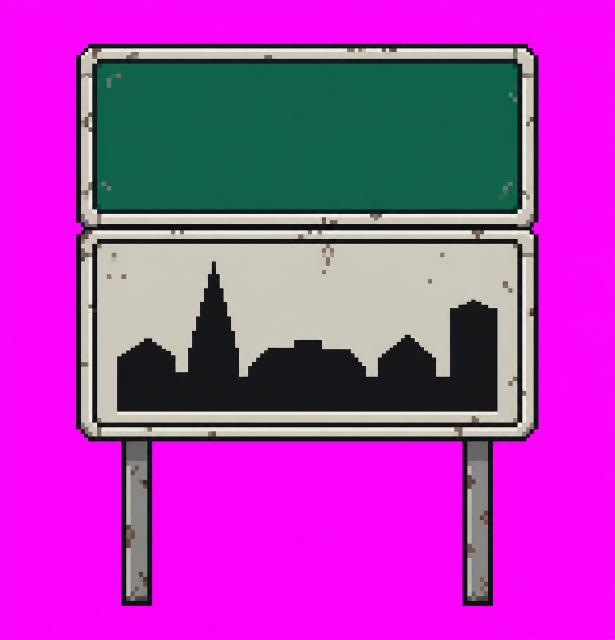
#> input picture gen/lm_village_sign_raw.png, 1229 x 1280 px, found by its file name (shown at 1/2 size)
$ python build_village_sign.py
#> lines starting #> are read from the running program, lines starting #| are printed output that depends on the picture; after the words box and inside, x2 and y2 are one past the last pixel; in counts of white or black regions, pixels touching at a corner belong together
"""Prepare the reference-generated, two-panel Chłopków entrance sign."""
from pathlib import Path

import numpy as np
from PIL import Image, ImageDraw

RAW = Path("gen/lm_village_sign_raw.png")
OUT = Path("gen/lm_village_sign.png")
MAGENTA = np.array((255, 0, 255), dtype=np.uint8)
TARGET_WIDTH = 220

# Turn the model's flat magenta background into an exact chroma key and crop
# only the connected sign silhouette, retaining transparent-looking gaps.
raw = np.asarray(Image.open(RAW).convert("RGB")).copy()
#> raw is the input picture: shape (1280, 1229, 3); mean R, G, B 173, 59.7, 180
r, g, b = raw.astype(np.int16).transpose(2, 0, 1)
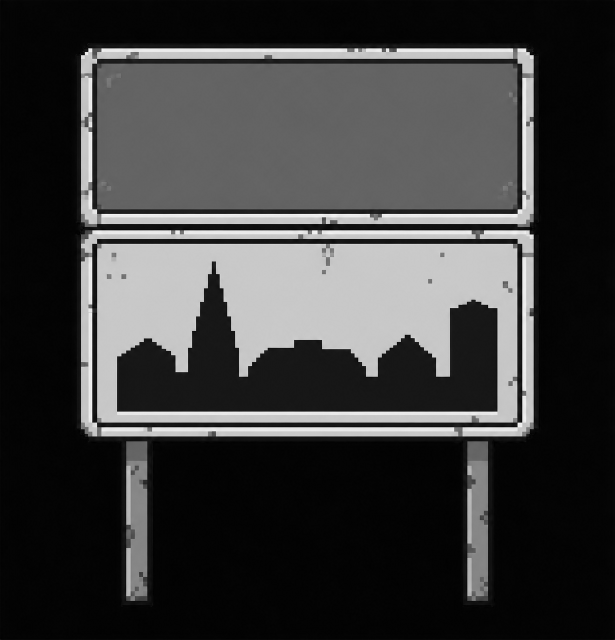
#> g: shape (1280, 1229) int16 (shown at 1/2 size); min 0, max 255, mean 59.7
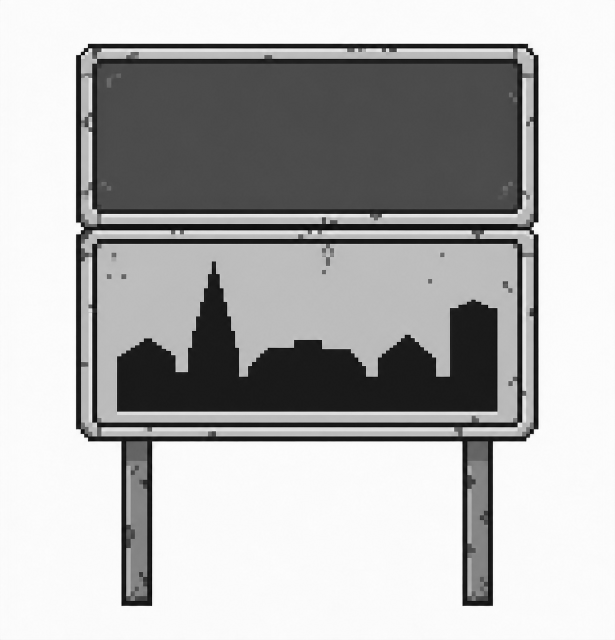
#> b: shape (1280, 1229) int16 (shown at 1/2 size); min 0, max 255, mean 180
key = (r > 140) & (b > 140) & (g < 120) & (np.abs(r - b) < 100)
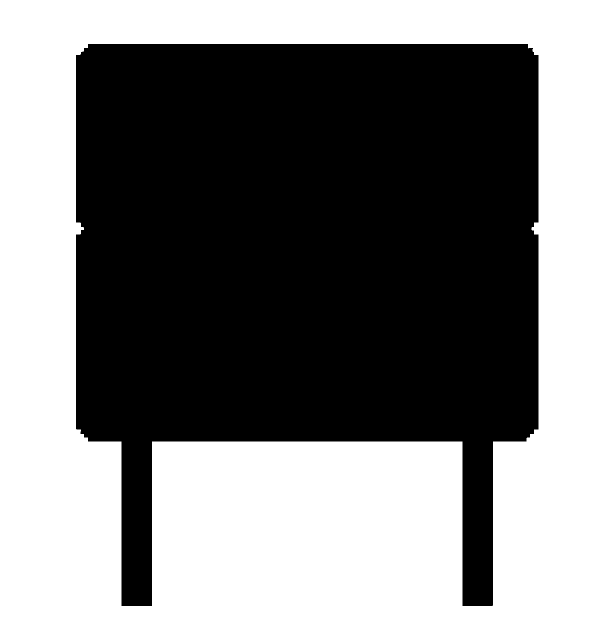
#> key: shape (1280, 1229) bool (shown at 1/2 size); 50.8% white; 1 black region, box (x1, y1, x2, y2) and area: (152, 88, 1077, 1212) 773518
raw[key] = MAGENTA
y, x = np.nonzero(~key)
if not len(x):
    raise ValueError(f"No sign found in {RAW}")
image = Image.fromarray(raw).crop((x.min(), y.min(), x.max() + 1, y.max() + 1))
target_height = round(image.height * TARGET_WIDTH / image.width)
#> target_height = 267
image = image.resize((TARGET_WIDTH, target_height), Image.Resampling.NEAREST)
#> image: PIL image 220x267 RGB

# Overlay the exact Polish place name in pixel glyphs so the generated sign
# keeps its correct spelling even if the illustration has no text.
pixels = np.asarray(image).copy()
r, g, b = pixels.astype(np.int16).transpose(2, 0, 1)
#> r: shape (267, 220) int16
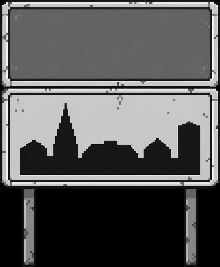
#> g: shape (267, 220) int16; min 0, max 255, mean 88.3
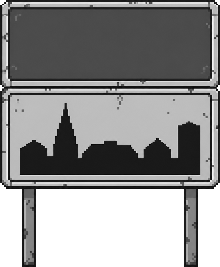
#> b: shape (267, 220) int16; min 0, max 255, mean 145.4
y_grid = np.arange(image.height)[:, None]
#> y_grid = 267 values from 0 to 266
green = (r < 50) & (g > 60) & (g < 130) & (b > 45) & (b < 100) & (g > r * 1.5) & (y_grid < image.height * 0.4)
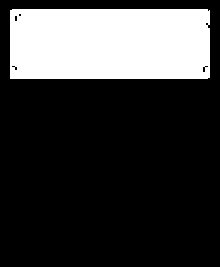
#> green: shape (267, 220) bool; 23.7% white; 1 white region, box (x1, y1, x2, y2) and area: (10, 9, 210, 79) 13947
y_panel, x_panel = np.nonzero(green)
#> y_panel = 13947 values from 9 to 78; x_panel = 13947 values, max 209 at index 394, min 10 at index 196, mean 109.5
if not len(x_panel):
    raise ValueError("Could not locate the sign's green upper panel")
panel = (int(x_panel.min()), int(y_panel.min()), int(x_panel.max()) + 1, int(y_panel.max()) + 1)
#> panel = (10, 9, 210, 79)

GLYPHS = {
    "C": ("01110", "10001", "10000", "10000", "10000", "10001", "01110"),
    "H": ("10001", "10001", "10001", "11111", "10001", "10001", "10001"),
    "Ł": ("10000", "10010", "10100", "11000", "10000", "10000", "11111"),
    "O": ("01110", "10001", "10001", "10001", "10001", "10001", "01110"),
    "P": ("11110", "10001", "10001", "11110", "10000", "10000", "10000"),
    "K": ("10001", "10010", "10100", "11000", "10100", "10010", "10001"),
    "Ó": ("00100", "01000", "01110", "10001", "10001", "10001", "10001", "10001", "01110"),
    "W": ("10001", "10001", "10001", "10101", "10101", "10101", "01010"),
}
label = "CHŁOPKÓW"
pixel = 3
advance = 6 * pixel
text_width = len(label) * advance - pixel
text_height = 9 * pixel
text_x = (panel[0] + panel[2] - text_width) // 2
#> text_x = 39
text_y = (panel[1] + panel[3] - text_height) // 2
#> text_y = 30
draw = ImageDraw.Draw(image)
for index, character in enumerate(label):
    glyph = GLYPHS[character]
    row_offset = 9 - len(glyph)
    for row, bits in enumerate(glyph):
        for column, bit in enumerate(bits):
            if bit == "1":
                x = text_x + index * advance + column * pixel
                y = text_y + (row_offset + row) * pixel
                draw.rectangle((x, y, x + pixel - 1, y + pixel - 1), fill=(242, 239, 222))

image.save(OUT)
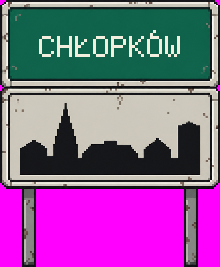
#> saved as lm_village_sign.png: PIL image 220x267 RGB; mean R, G, B 139.6, 91, 148.2
print(f"{OUT} {image.size}; green panel {panel}; overlaid {label}")
#| gen/lm_village_sign.png (220, 267); green panel (10, 9, 210, 79); overlaid CHŁOPKÓW
